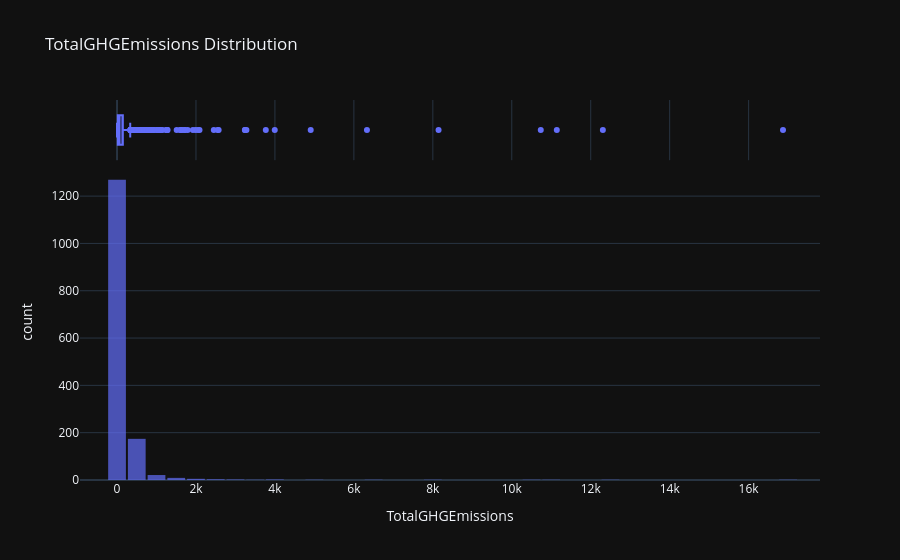

This figure's notebook cell:
### Code cell
interactive_distribution(df=df_compliant_filtered, col='TotalGHGEmissions', save_plot='TotalGHGEmissions Distribution')

### Figure 1 — Plotly figure (JSON) as saved in the notebook; plotly's stock layout.template omitted (floating-point values rounded to 4 significant figures; data arrays with more than 128 entries replaced by an {"elided": "..."} marker saying what was removed)
{"data": [{"bingroup": "x", "hovertemplate": "TotalGHGEmissions=%{x}<br>count=%{y}<extra></extra>", "legendgroup": "", "marker": {"color": "#636efa", "opacity": 0.7, "pattern": {"shape": ""}}, "name": "", "nbinsx": 50, "orientation": "v", "showlegend": false, "x": {"elided": "1493 float values"}, "xaxis": "x", "yaxis": "y", "type": "histogram"}, {"hovertemplate": "TotalGHGEmissions=%{x}<extra></extra>", "legendgroup": "", "marker": {"color": "#636efa"}, "name": "", "notched": true, "showlegend": false, "x": {"elided": "1493 float values"}, "xaxis": "x2", "yaxis": "y2", "type": "box"}], "layout": {"xaxis": {"anchor": "y", "domain": [0.0, 1.0], "title": {"text": "TotalGHGEmissions"}}, "yaxis": {"anchor": "x", "domain": [0.0, 0.8316], "title": {"text": "count"}}, "xaxis2": {"anchor": "y2", "domain": [0.0, 1.0], "matches": "x", "showticklabels": false, "showgrid": true}, "yaxis2": {"anchor": "x2", "domain": [0.8416, 1.0], "matches": "y2", "showticklabels": false, "showline": false, "ticks": "", "showgrid": false}, "legend": {"tracegroupgap": 0}, "title": {"text": "TotalGHGEmissions Distribution"}, "barmode": "relative", "bargap": 0.1}}
